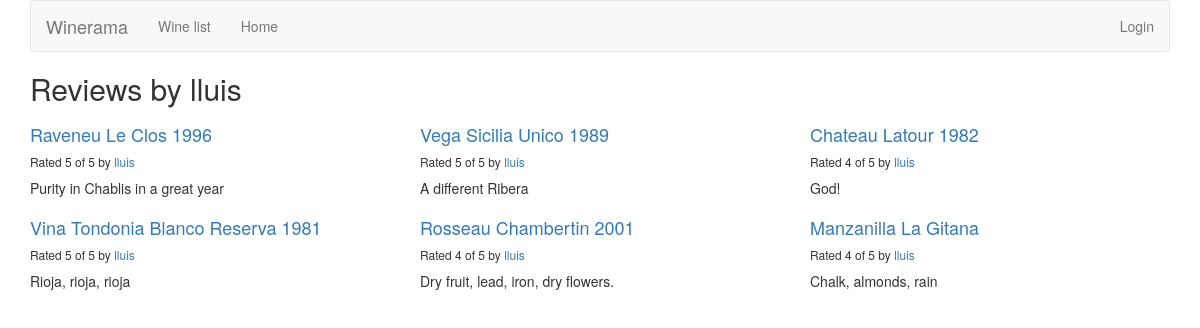
Page /reviews/review/user/lluis/ on the committed database.
### reviews/models.py (models this page shows, shortened)
class Review(models.Model):
    RATING_CHOICES=(
        (1,'1'),
        (2,'2'),
        (3,'3'),
        (4,'4'),
        (5,'5'),
    )
    wine=models.ForeignKey(Wine) #tells Django each "Review" is related to a single "Wine"
    pub_date=models.DateTimeField('date published')
    user_name=models.CharField(max_length=100)
    comment=models.CharField(max_length=200)
    rating=models.IntegerField(choices=RATING_CHOICES)

class Wine(models.Model):
    name=models.CharField(max_length=200)

### reviews/views.py (the view)
# urls.py: url(r'^review/user/(?P<username>\w+)/$',views.user_review_list,name='user_review_list'),
def user_review_list(request,username=None):
    if not username:
        username=request.user.username
    latest_review_list=Review.objects.filter(user_name=username).order_by('-pub_date')
    context={'latest_review_list':latest_review_list,'username':username}
    return render(request,'reviews/user_review_list.html',context)

### reviews/templates/reviews/user_review_list.html
{% extends 'reviews/review_list.html' %}
{% block title %}
<h2>Reviews by {{ username }}</h2>
{% endblock %}

### reviews/templates/reviews/review_list.html (shortened to what this page needs)
{% extends 'base.html' %}
{% block content %}
{% if latest_review_list %}
<div class="row">
    {% for review in latest_review_list %}
    <div class="col-xs-6 col-lg-4">
        <h4><a href="{% url 'reviews:review_detail' review.id %}">
        {{ review.wine.name }}
        </a></h4>
        <h6>Rated {{ review.rating }} of 5 by <a href="{% url 'reviews:user_review_list' review.user_name %}">{{ review.user_name }}</a></h6>
        <p>{{ review.comment }}</p>
    </div>
    {% endfor %}
</div>
{% else %}
<p>No reviews are available.</p>
{% endif %}
{% endblock %}

### rows in the picture
Review: wine.name "Raveneu Le Clos 1996", rating "5", user_name "lluis", comment "Purity in Chablis in a great year"
Review: wine.name "Vega Sicilia Unico 1989", rating "5", user_name "lluis", comment "A different Ribera"
Review: wine.name "Chateau Latour 1982", rating "4", user_name "lluis", comment "God!"
Review: wine.name "Vina Tondonia Blanco Reserva 1981", rating "5", user_name "lluis", comment "Rioja, rioja, rioja"
Review: wine.name "Rosseau Chambertin 2001", rating "4", user_name "lluis", comment "Dry fruit, lead, iron, dry flowers."
Review: wine.name "Manzanilla La Gitana", rating "4", user_name "lluis", comment "Chalk, almonds, rain"

### other values in the picture
{{ username }} "lluis"
